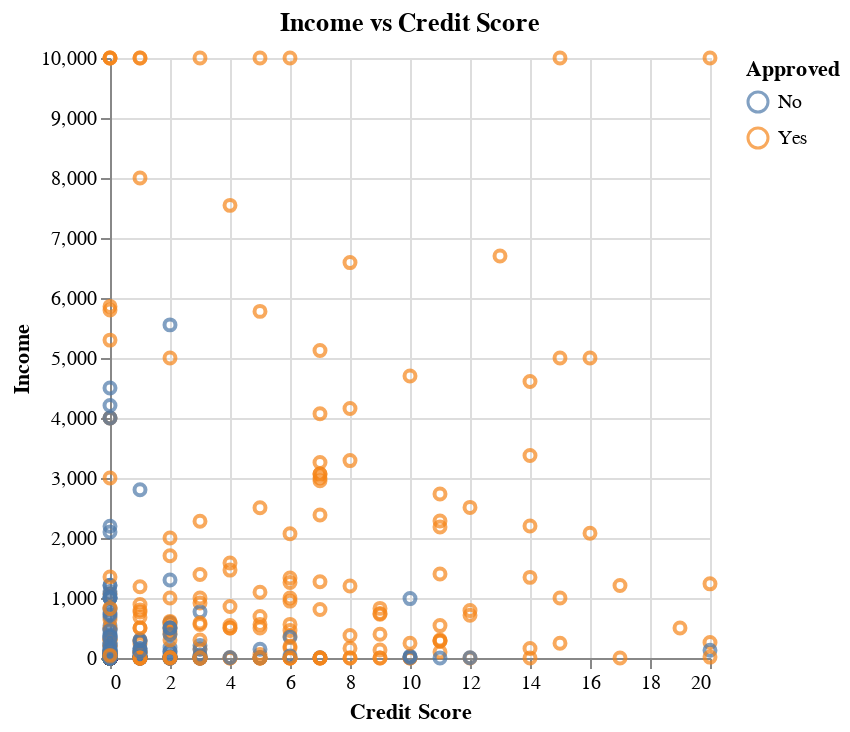

Notebook cell for this chart:
### Code cell
#Income vs Credit Score
scatterplot_income = alt.Chart(data_train, title = "Income vs Credit Score").mark_point().encode(
    x=alt.X("CreditScore").title("Credit Score").scale(domain=[0,20],clamp=True),
    y=alt.Y("Income").scale(domain=[0,10000],clamp= True),
    color=alt.Color("Approved")
)
scatterplot_income

### Figure 1 — Vega-Lite specification as saved in the notebook (floating-point values rounded to 4 significant figures; data arrays with more than 128 entries replaced by an {"elided": "..."} marker saying what was removed)
{"config": {"view": {"continuousWidth": 300, "continuousHeight": 300}}, "data": {"name": "data-9b2ed57830432ad344c2b937c9697da2"}, "mark": {"type": "point"}, "encoding": {"color": {"field": "Approved", "type": "nominal"}, "x": {"field": "CreditScore", "scale": {"domain": [0, 20], "clamp": true}, "title": "Credit Score", "type": "quantitative"}, "y": {"field": "Income", "scale": {"domain": [0, 10000], "clamp": true}, "type": "quantitative"}}, "title": "Income vs Credit Score", "$schema": "https://vega.github.io/schema/vega-lite/v5.16.3.json", "datasets": {"data-9b2ed57830432ad344c2b937c9697da2": {"elided": "517 records"}}}
